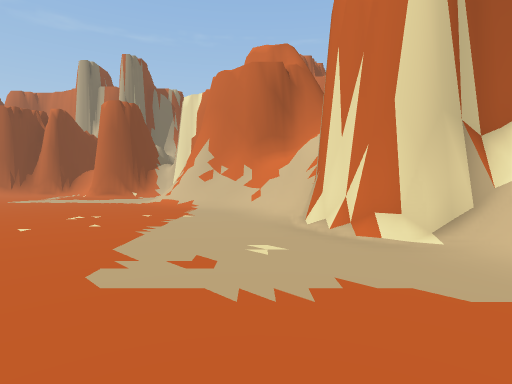
[1] (above)

19 first-person views from a walk through a 3-D level made in the Unity game engine. The camera is 1.3 m above the floor, tilts 2° down and sees 80° across. The floor is counted in squares, 1.8 m on a side. Each view is taken from the middle of a square. On the plan, view 1 faces up. The plan holds only what a view shows up to about 10 squares ahead; the rest is blank. The place goes on beyond the plan. The player character is not drawn. Some surface patterns are stand-ins.

[2]
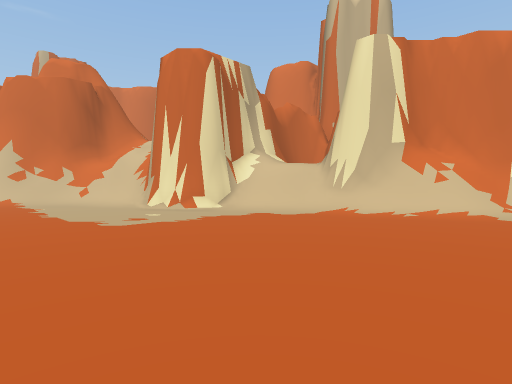

[3]
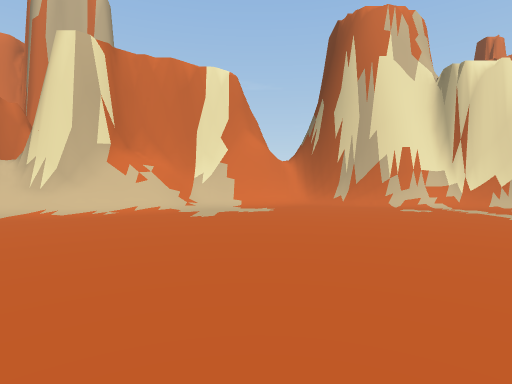

[4]
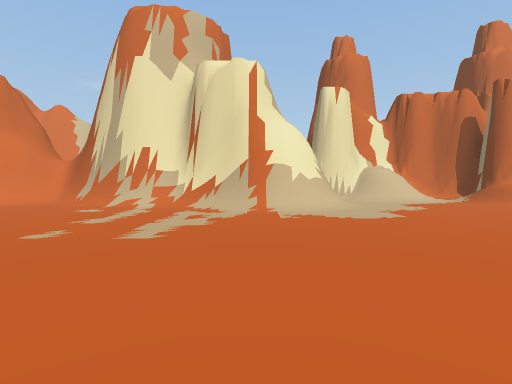

[5]
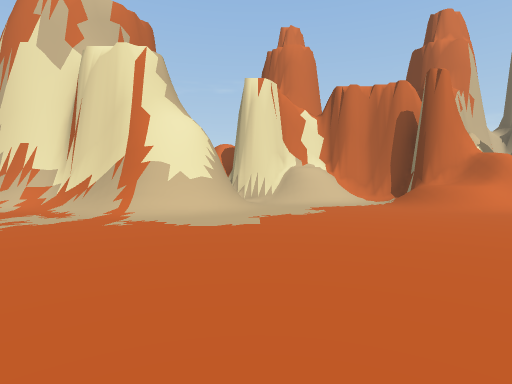

[6]
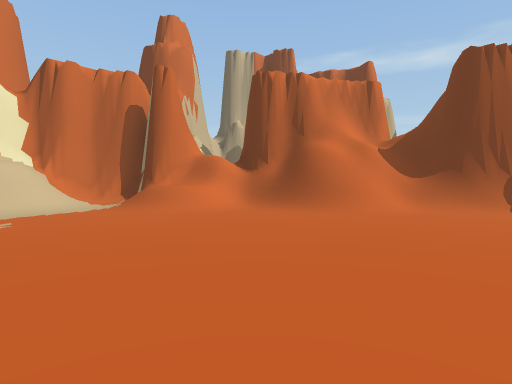

[7]
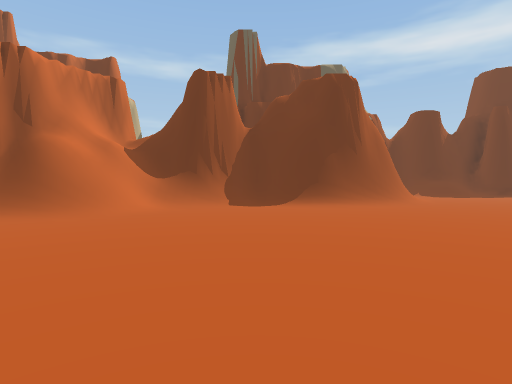

[8]
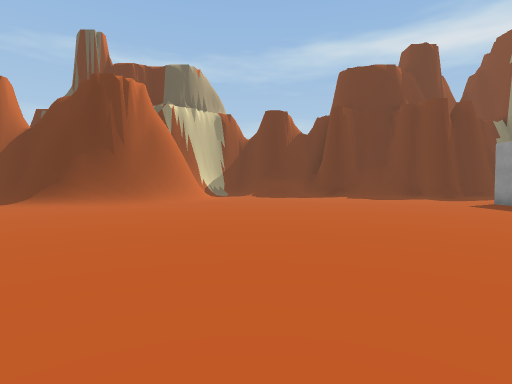

[9]
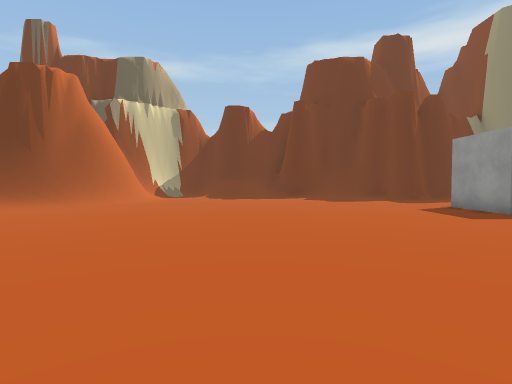

[10]
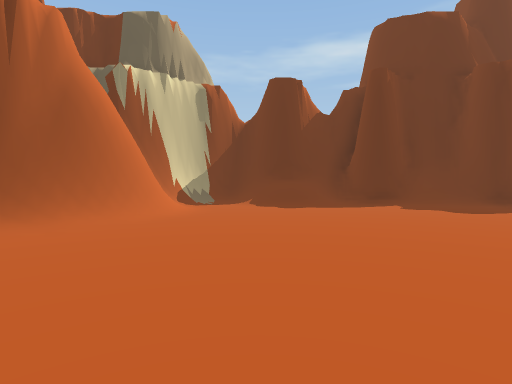

[11]
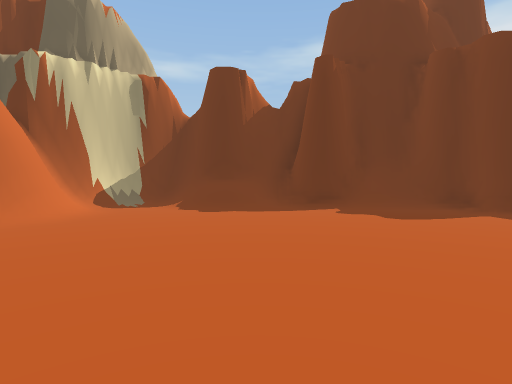

[12]
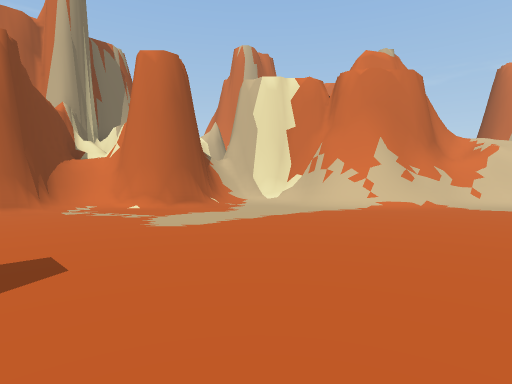

[13]
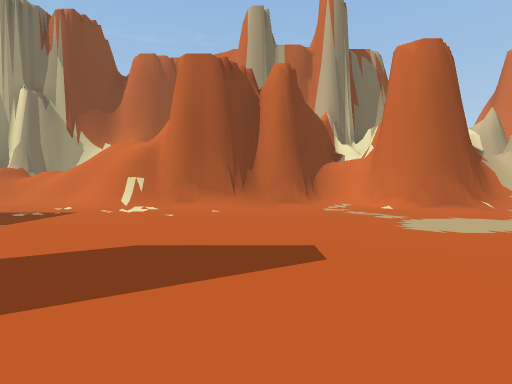

[14]
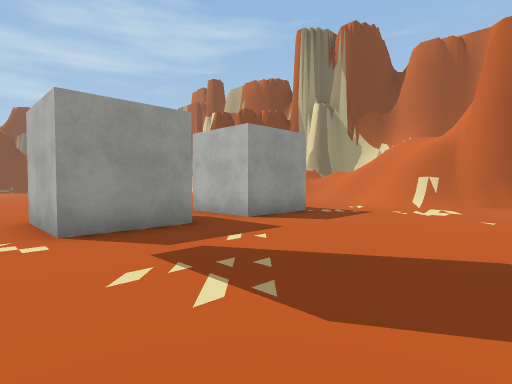

[15]
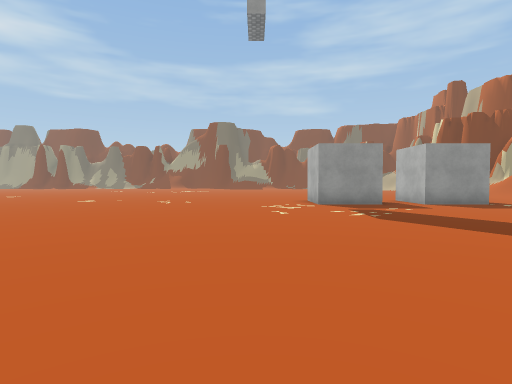

[16]
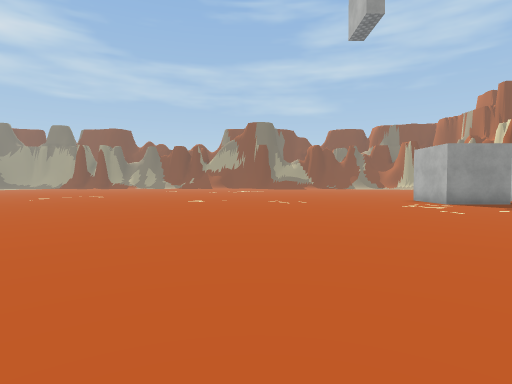

[17]
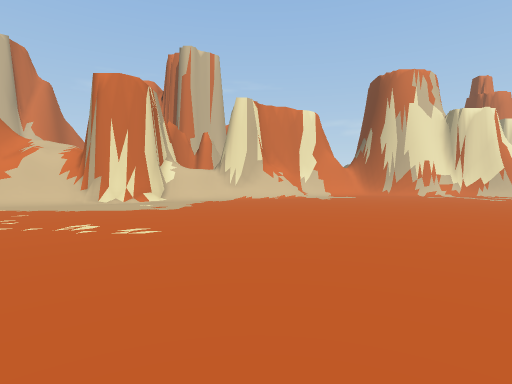

[18]
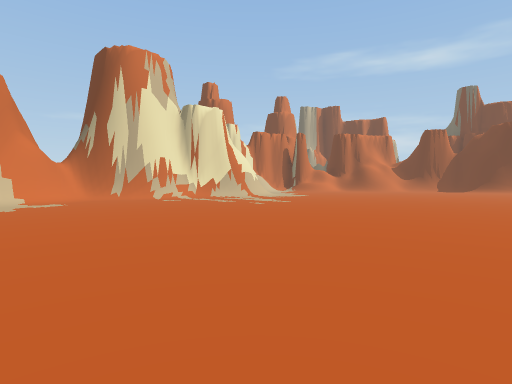

[19]
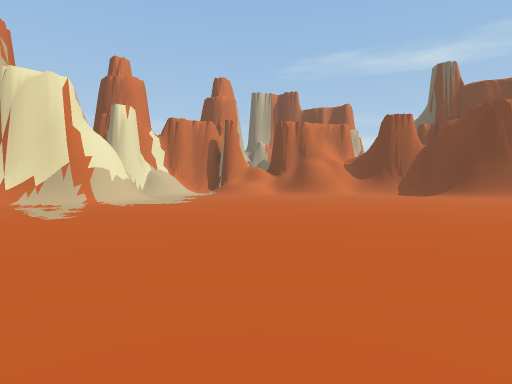

### Floor plan
Key: @ floor where view 1 was taken; # wall or solid block; . floor; / step, stairs or slope; = window, fence, low wall or low ledge.
Columns run from 17 left of view 1 to 8 right of it. Each row starts with its distance up from view 1.
 16 ///#   ###
 15 /#######/##
 14 .//////../####
 13 ..........//./
 12 #.............#
 11 #.............##
 10 ..............=##
  9 #..............###
  8 #.............../##
  7 #................/#
  6 ..................#
  5 ...........  .....##
  4 ..........  ....../##
  3 .........  ......../##
  2 ....................##
  1 ..................../#
  0 .................@...##
 -1 ...................../##
 -2 ........  ...........//#
 -3 .......    ............##
 -4 .....      ............##
 -5 ....       .............#
 -6 ...        .............#
 -7            ............/#
 -8             ...........##
 -9            ............#
-10            .........../#
-11            .........../#
-12            ...........##
-13            ...........##
-14            .........../##
-15             ...........//
-16         .   ............./
-17       ....  ............./
-18      ...... ............./
-19     ...................//.
-20    ...................///#
-21   ....................///#
-22   ..................////##
-23  ................../=####
-24 #.................//==##
-25 #...........//////#==##
-26 .........../##########
-27 ........../##
-28  ........./#
-29 #........./#
-30 ##///.///./#
-31  #####///.##

Positions as (right, up) in squares from view 1, and headings:
1: (0, 0), facing up
2: (-3, -3), facing up-right
3: (-3, -4), facing right
4: (-3, -12), facing right
5: (-2, -15), facing right
6: (-1, -16), facing down-right
7: (-1, -16), facing down
8: (-9, -16), facing down
9: (-11, -17), facing down
10: (-9, -21), facing down
11: (-11, -22), facing down
12: (-11, 6), facing up-right
13: (-11, 6), facing up
14: (-12, 6), facing up-left
15: (-7, 5), facing left
16: (-7, 1), facing left
17: (-9, 0), facing right
18: (-6, -2), facing down-right
19: (-6, -9), facing down-right
